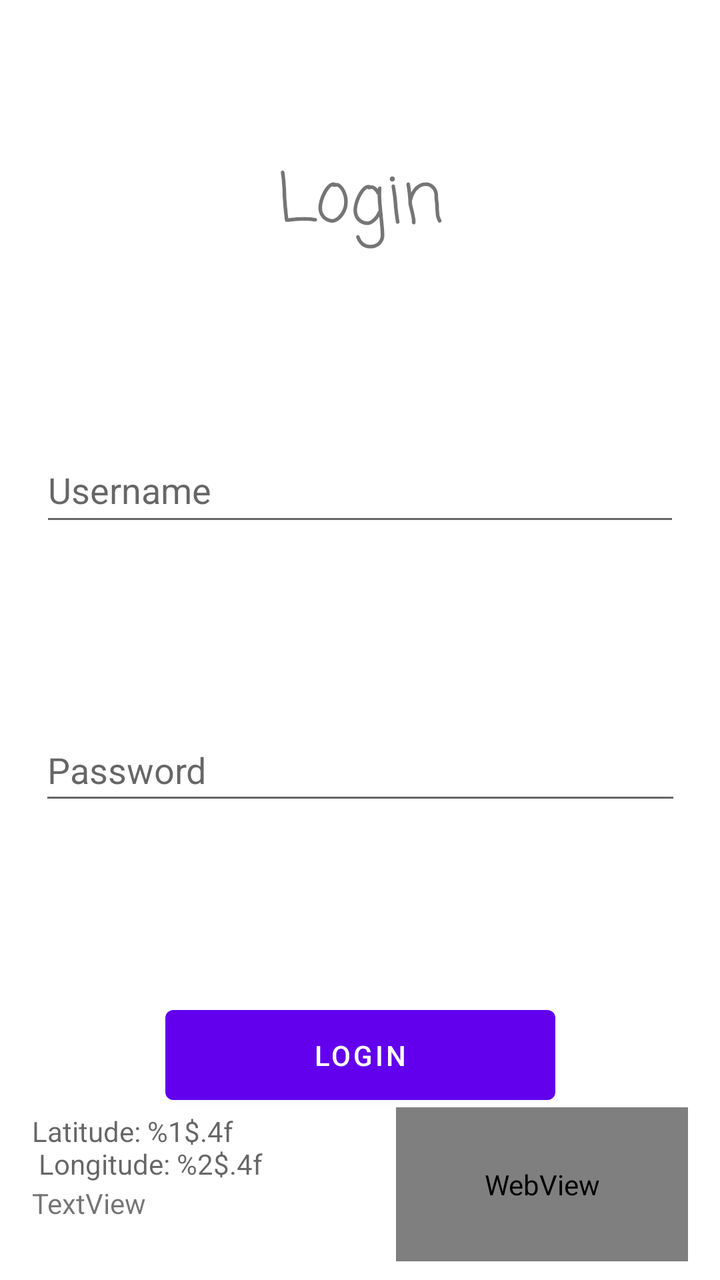
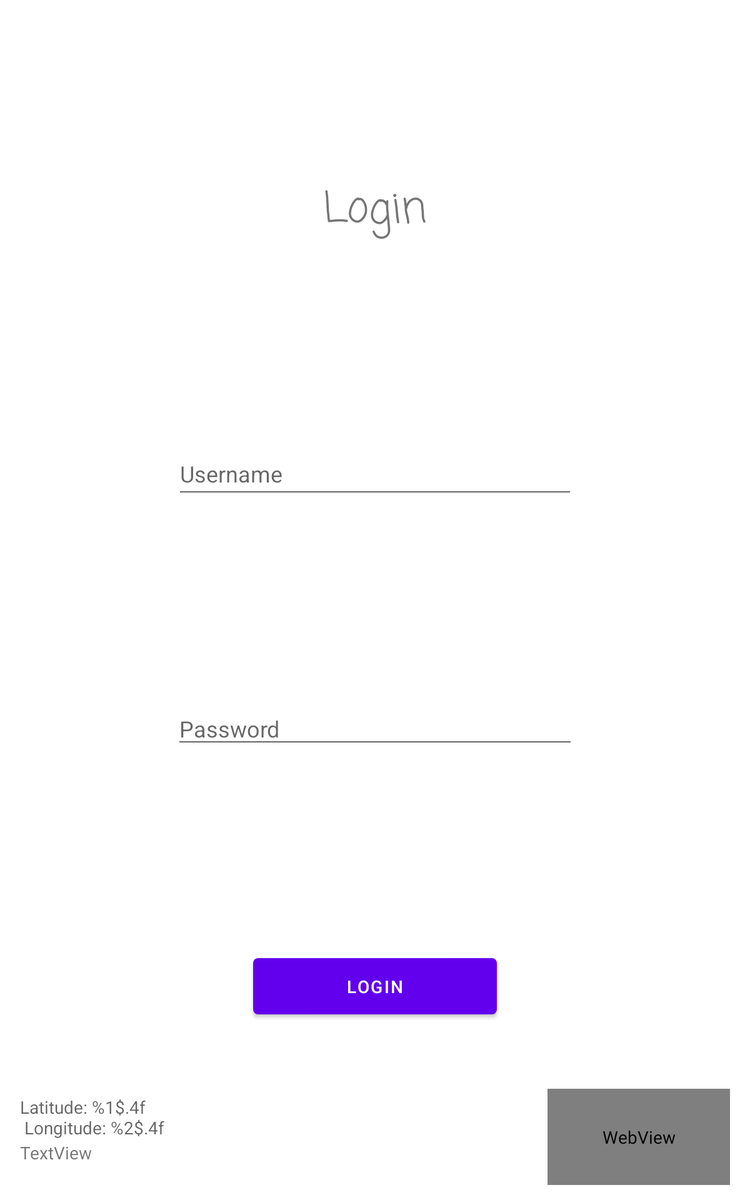

An Android layout and its configuration variant, each rendered on a device that would load it. The default file and the variant file are quoted in full after the pictures.
<!-- AndroidManifest.xml: application theme Theme.DotGame -->
<!-- res/layout/activity_login.xml -->
<?xml version="1.0" encoding="utf-8"?>
<androidx.constraintlayout.widget.ConstraintLayout xmlns:android="http://schemas.android.com/apk/res/android"
    xmlns:app="http://schemas.android.com/apk/res-auto"
    xmlns:tools="http://schemas.android.com/tools"
    android:layout_width="match_parent"
    android:layout_height="match_parent"
    tools:context=".LoginActivity">

    <EditText
        android:id="@+id/tv_username"
        android:layout_width="320dp"
        android:layout_height="49dp"
        android:layout_marginTop="16dp"
        android:layout_marginBottom="16dp"
        android:ems="10"
        android:hint="Username"
        android:inputType="textPersonName"
        app:layout_constraintBottom_toTopOf="@+id/tv_password"
        app:layout_constraintEnd_toEndOf="parent"
        app:layout_constraintHorizontal_bias="0.5"
        app:layout_constraintStart_toStartOf="parent"
        app:layout_constraintTop_toBottomOf="@+id/textView" />

    <EditText
        android:id="@+id/tv_password"
        android:layout_width="321dp"
        android:layout_height="48dp"
        android:ems="10"
        android:hint="Password"
        android:inputType="textPassword"
        app:layout_constraintBottom_toTopOf="@+id/b_login"
        app:layout_constraintEnd_toEndOf="parent"
        app:layout_constraintStart_toStartOf="parent"
        app:layout_constraintTop_toBottomOf="@+id/tv_username" />

    <Button
        android:id="@+id/b_login"
        android:layout_width="195dp"
        android:layout_height="57dp"
        android:layout_marginTop="16dp"
        android:text="Login"
        app:layout_constraintBottom_toBottomOf="parent"
        app:layout_constraintEnd_toEndOf="parent"
        app:layout_constraintStart_toStartOf="parent"
        app:layout_constraintTop_toBottomOf="@+id/tv_password"
        app:layout_constraintVertical_bias="0.171" />

    <TextView
        android:id="@+id/textView"
        android:layout_width="wrap_content"
        android:layout_height="wrap_content"
        android:fontFamily="casual"
        android:text="Login"
        android:textSize="34sp"
        app:layout_constraintBottom_toTopOf="@+id/tv_username"
        app:layout_constraintEnd_toEndOf="parent"
        app:layout_constraintStart_toStartOf="parent"
        app:layout_constraintTop_toTopOf="parent" />

    <TextView
        android:id="@+id/tv_gps"
        android:layout_width="153dp"
        android:layout_height="36dp"
        android:layout_marginStart="16dp"
        android:layout_marginBottom="48dp"
        android:hint="@string/location_text"
        app:layout_constraintBottom_toBottomOf="parent"
        app:layout_constraintStart_toStartOf="parent"
        app:layout_constraintTop_toBottomOf="@+id/b_login" />

    <TextView
        android:id="@+id/tv_wifiName"
        android:layout_width="154dp"
        android:layout_height="36dp"
        android:layout_marginStart="16dp"
        android:layout_marginTop="16dp"
        android:layout_marginBottom="20dp"
        android:text="TextView"
        app:layout_constraintBottom_toBottomOf="parent"
        app:layout_constraintStart_toStartOf="parent"
        app:layout_constraintTop_toBottomOf="@+id/tv_gps"
        app:layout_constraintVertical_bias="0.666" />

    <WebView
        android:id="@+id/wb_webView"
        android:layout_width="146dp"
        android:layout_height="77dp"
        android:layout_marginEnd="16dp"
        android:layout_marginBottom="12dp"
        app:layout_constraintBottom_toBottomOf="parent"
        app:layout_constraintEnd_toEndOf="parent"
        app:layout_constraintTop_toBottomOf="@+id/b_login" />

</androidx.constraintlayout.widget.ConstraintLayout>
<!-- resources referenced by this layout -->
<resources>
  <string name="location_text">"Latitude: %1$.4f \n Longitude: %2$.4f"</string>
  <style name="Theme.DotGame" parent="Theme.MaterialComponents.DayNight.DarkActionBar">
          
          <item name="colorPrimary">@color/purple_500</item>
          <item name="colorPrimaryVariant">@color/purple_700</item>
          <item name="colorOnPrimary">@color/white</item>
          
          <item name="colorSecondary">@color/teal_200</item>
          <item name="colorSecondaryVariant">@color/teal_700</item>
          <item name="colorOnSecondary">@color/black</item>
          
          <item name="android:statusBarColor" tools:targetApi="l">?attr/colorPrimaryVariant</item>
          
      </style>
</resources>
<!-- res/layout-sw600dp/activity_login.xml (the repository's variant of the layout above) -->
<!-- drawn on a 7-inch tablet held upright -->
<?xml version="1.0" encoding="utf-8"?>
<androidx.constraintlayout.widget.ConstraintLayout xmlns:android="http://schemas.android.com/apk/res/android"
    xmlns:app="http://schemas.android.com/apk/res-auto"
    xmlns:tools="http://schemas.android.com/tools"
    android:layout_width="match_parent"
    android:layout_height="match_parent"
    tools:context=".LoginActivity">

    <EditText
        android:id="@+id/tv_username"
        android:layout_width="320dp"
        android:layout_height="49dp"
        android:layout_marginTop="16dp"
        android:layout_marginBottom="16dp"
        android:ems="10"
        android:hint="Username"
        android:inputType="textPersonName"
        app:layout_constraintBottom_toTopOf="@+id/tv_password"
        app:layout_constraintEnd_toEndOf="parent"
        app:layout_constraintHorizontal_bias="0.5"
        app:layout_constraintStart_toStartOf="parent"
        app:layout_constraintTop_toBottomOf="@+id/textView" />

    <EditText
        android:id="@+id/tv_password"
        android:layout_width="321dp"
        android:layout_height="41dp"
        android:ems="10"
        android:hint="Password"
        android:inputType="textPassword"
        app:layout_constraintBottom_toTopOf="@+id/b_login"
        app:layout_constraintEnd_toEndOf="parent"
        app:layout_constraintHorizontal_bias="0.5"
        app:layout_constraintStart_toStartOf="parent"
        app:layout_constraintTop_toBottomOf="@+id/tv_username" />

    <Button
        android:id="@+id/b_login"
        android:layout_width="195dp"
        android:layout_height="57dp"
        android:layout_marginTop="16dp"
        android:text="Login"
        app:layout_constraintBottom_toBottomOf="parent"
        app:layout_constraintEnd_toEndOf="parent"
        app:layout_constraintStart_toStartOf="parent"
        app:layout_constraintTop_toBottomOf="@+id/tv_password"
        app:layout_constraintVertical_bias="0.171" />

    <TextView
        android:id="@+id/textView"
        android:layout_width="wrap_content"
        android:layout_height="wrap_content"
        android:fontFamily="casual"
        android:text="Login"
        android:textSize="34sp"
        app:layout_constraintBottom_toTopOf="@+id/tv_username"
        app:layout_constraintEnd_toEndOf="parent"
        app:layout_constraintStart_toStartOf="parent"
        app:layout_constraintTop_toTopOf="parent" />

    <TextView
        android:id="@+id/tv_gps"
        android:layout_width="153dp"
        android:layout_height="36dp"
        android:layout_marginStart="16dp"
        android:layout_marginBottom="48dp"
        android:hint="@string/location_text"
        app:layout_constraintBottom_toBottomOf="parent"
        app:layout_constraintStart_toStartOf="parent" />

    <TextView
        android:id="@+id/tv_wifiName"
        android:layout_width="154dp"
        android:layout_height="36dp"
        android:layout_marginStart="16dp"
        android:layout_marginTop="16dp"
        android:layout_marginBottom="20dp"
        android:text="TextView"
        app:layout_constraintBottom_toBottomOf="parent"
        app:layout_constraintStart_toStartOf="parent"
        app:layout_constraintTop_toBottomOf="@+id/tv_gps"
        app:layout_constraintVertical_bias="0.666" />

    <WebView
        android:id="@+id/wb_webView"
        android:layout_width="146dp"
        android:layout_height="77dp"
        android:layout_marginEnd="16dp"
        android:layout_marginBottom="12dp"
        app:layout_constraintBottom_toBottomOf="parent"
        app:layout_constraintEnd_toEndOf="parent" />

</androidx.constraintlayout.widget.ConstraintLayout>
